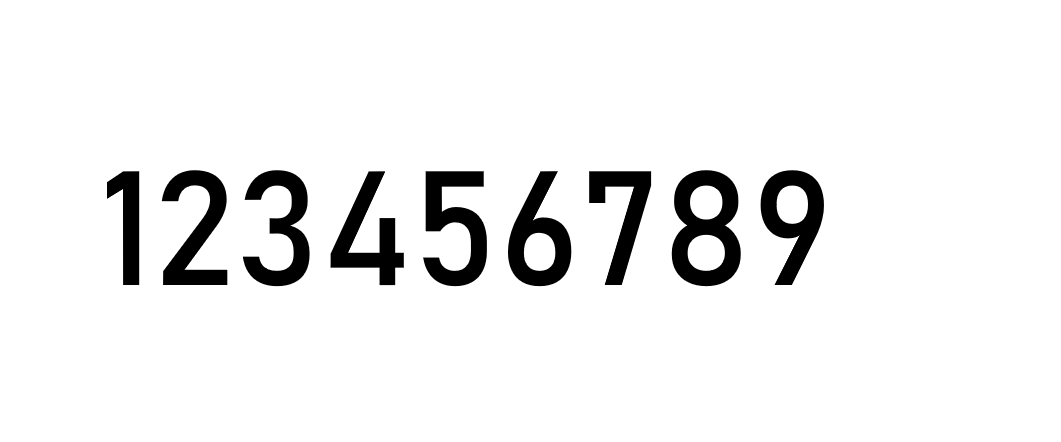
#> input picture train/train_data_number.png, 1061 x 442 px
$ python labelize_train_data.py
#> lines starting #> are read from the running program, lines starting #| are printed output that depends on the picture; after the words box and inside, x2 and y2 are one past the last pixel; in counts of white or black regions, pixels touching at a corner belong together
# -*- coding: utf-8 -*-
"""
Created on Sun Feb 23 14:43:10 2020

@author: Ouistiti
"""

# =============================================================================
#
#   This script creates labelized data from an image with numbers. This will
#   later be used to train a model
#
# =============================================================================


import numpy as np
import cv2
import matplotlib.pyplot as plt


# Load in training data
im = cv2.imread('train/train_data_number.png')
#> im is the input picture: shape (442, 1061, 3); min 0, max 255, mean 238.4

# image processing
gray = cv2.cvtColor(im,cv2.COLOR_BGR2GRAY)
blur = cv2.GaussianBlur(gray,(5,5),0)
thresh = cv2.adaptiveThreshold(blur,255,1,1,11,2)
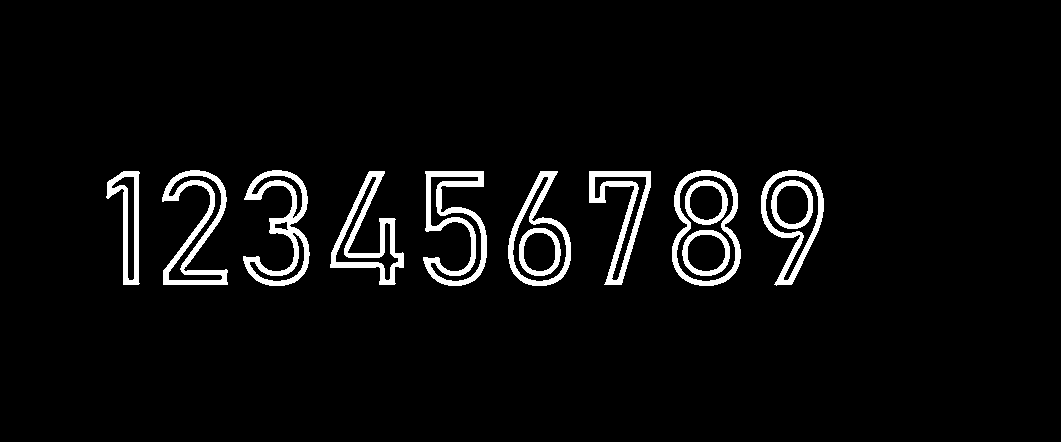
#> thresh: shape (442, 1061); 4.5% white; 13 white regions


# Finding Contours
contours,hierarchy = cv2.findContours(thresh,cv2.RETR_EXTERNAL,cv2.CHAIN_APPROX_SIMPLE)
#> contours = 9 contours; largest, box (x1, y1, x2, y2) and area: (672, 170, 741, 286) 6352, (508, 171, 571, 286) 4316, (761, 170, 824, 286) 4274, (423, 171, 487, 286) 3588, (162, 170, 228, 285) 3270


samples =  np.empty((0,100))
responses=[]
i=1
for cnt in contours:
#    if cv2.contourArea(cnt)>500:
    [x,y,w,h] = cv2.boundingRect(cnt)
#        if  h>110:
    print(i)
    i+=1
    cv2.rectangle(im,(x,y),(x+w,y+h),(0,0,255),2)
    roi = gray[y:y+h,x:x+w]
    roismall = cv2.resize(roi,(10,10))
    cv2.imshow('gray',roismall)
    key=cv2.waitKey()
    if key : cv2.destroyAllWindows()#cv2.waitKey(0)
#> (the run stopped early here; a loop or call above may not have finished)
